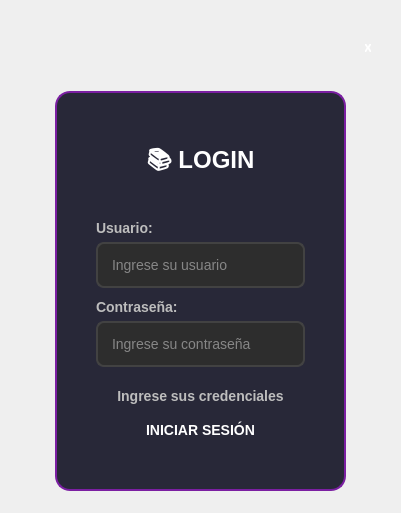
<?xml version="1.0" encoding="UTF-8"?>
<ui version="4.0">
 <class>MainWindow</class>
 <widget class="QMainWindow" name="MainWindow">
  <property name="geometry">
   <rect>
    <x>0</x>
    <y>0</y>
    <width>401</width>
    <height>513</height>
   </rect>
  </property>
  <property name="windowTitle">
   <string>Sistema Biblioteca - Login</string>
  </property>
  <property name="styleSheet">
   <string notr="true">/* === Estilo general - Tema Oscuro Biblioteca === */
QMainWindow {
    background: qlineargradient(x1:0, y1:0, x2:1, y2:1,
        stop:0 #1a1a2e, stop:1 #16213e);
    color: #e0e0e0;
    font-family: &quot;Segoe UI&quot;, sans-serif;
}

/* Frame principal */
#frame_login {
    background-color: rgba(30, 30, 46, 0.95);
    border-radius: 15px;
    border: 2px solid #7b1fa2;
    padding: 30px;
}

/* Frame superior */
#frame_superior {
    background-color: transparent;
    border: none;
}

/* Labels */
QLabel {
    color: #bdbdbd;
    font-weight: 500;
    font-size: 14px;
}

#label_titulo {
    color: #ffffff;
    font-size: 24px;
    font-weight: bold;
    background: qlineargradient(x1:0, y1:0, x2:1, y2:0,
        stop:0 #9c27b0, stop:1 #7b1fa2);
    padding: 10px;
    border-radius: 8px;
}

/* Campos de texto */
QLineEdit {
    background-color: #2d2d2d;
    color: #e0e0e0;
    border: 2px solid #424242;
    border-radius: 8px;
    padding: 12px;
    font-size: 14px;
    selection-background-color: #7b1fa2;
}

QLineEdit:focus {
    border: 2px solid #7b1fa2;
    background-color: #333333;
}

QLineEdit:placeholder {
    color: #666666;
}

/* Botones */
QPushButton {
    border: none;
    border-radius: 8px;
    padding: 12px;
    font-weight: 600;
    font-size: 14px;
}

#boton_login {
    background: qlineargradient(x1:0, y1:0, x2:1, y2:0,
        stop:0 #9c27b0, stop:1 #7b1fa2);
    color: white;
}

#boton_login:hover {
    background: qlineargradient(x1:0, y1:0, x2:1, y2:0,
        stop:0 #ab47bc, stop:1 #8e24aa);
}

#boton_login:pressed {
    background: qlineargradient(x1:0, y1:0, x2:1, y2:0,
        stop:0 #7b1fa2, stop:1 #6a1b9a);
}

#boton_salir {
    background: qlineargradient(x1:0, y1:0, x2:1, y2:0,
        stop:0 #ef5350, stop:1 #c62828);
    color: white;
}

#boton_salir:hover {
    background: qlineargradient(x1:0, y1:0, x2:1, y2:0,
        stop:0 #f44336, stop:1 #d32f2f);
}

#boton_salir:pressed {
    background: qlineargradient(x1:0, y1:0, x2:1, y2:0,
        stop:0 #c62828, stop:1 #b71c1c);
}</string>
  </property>
  <widget class="QWidget" name="centralwidget">
   <layout class="QGridLayout" name="gridLayout" columnstretch="0,1,0" columnminimumwidth="0,0,0">
    <item row="0" column="0" colspan="3">
     <widget class="QFrame" name="frame_superior">
      <property name="maximumSize">
       <size>
        <width>16777215</width>
        <height>50</height>
       </size>
      </property>
      <layout class="QHBoxLayout" name="horizontalLayout">
       <item>
        <spacer name="horizontalSpacer">
         <property name="orientation">
          <enum>Qt::Horizontal</enum>
         </property>
         <property name="sizeHint" stdset="0">
          <size>
           <width>20</width>
           <height>20</height>
          </size>
         </property>
        </spacer>
       </item>
       <item>
        <widget class="QPushButton" name="boton_salir">
         <property name="minimumSize">
          <size>
           <width>30</width>
           <height>32</height>
          </size>
         </property>
         <property name="maximumSize">
          <size>
           <width>30</width>
           <height>30</height>
          </size>
         </property>
         <property name="text">
          <string>X</string>
         </property>
        </widget>
       </item>
      </layout>
     </widget>
    </item>
    <item row="1" column="0">
     <spacer name="horizontalSpacer_2">
      <property name="orientation">
       <enum>Qt::Horizontal</enum>
      </property>
      <property name="sizeHint" stdset="0">
       <size>
        <width>40</width>
        <height>20</height>
       </size>
      </property>
     </spacer>
    </item>
    <item row="1" column="1">
     <widget class="QFrame" name="frame_login">
      <property name="maximumSize">
       <size>
        <width>350</width>
        <height>400</height>
       </size>
      </property>
      <layout class="QVBoxLayout" name="verticalLayout_2">
       <item>
        <widget class="QLabel" name="label_titulo">
         <property name="text">
          <string>📚 LOGIN</string>
         </property>
         <property name="alignment">
          <set>Qt::AlignCenter</set>
         </property>
        </widget>
       </item>
       <item>
        <spacer name="verticalSpacer_2">
         <property name="orientation">
          <enum>Qt::Vertical</enum>
         </property>
         <property name="sizeHint" stdset="0">
          <size>
           <width>20</width>
           <height>30</height>
          </size>
         </property>
        </spacer>
       </item>
       <item>
        <widget class="QLabel" name="label_usuario">
         <property name="text">
          <string>Usuario:</string>
         </property>
        </widget>
       </item>
       <item>
        <widget class="QLineEdit" name="usuario_login">
         <property name="placeholderText">
          <string>Ingrese su usuario</string>
         </property>
        </widget>
       </item>
       <item>
        <spacer name="verticalSpacer_3">
         <property name="orientation">
          <enum>Qt::Vertical</enum>
         </property>
         <property name="sizeHint" stdset="0">
          <size>
           <width>20</width>
           <height>15</height>
          </size>
         </property>
        </spacer>
       </item>
       <item>
        <widget class="QLabel" name="label_password">
         <property name="text">
          <string>Contraseña:</string>
         </property>
        </widget>
       </item>
       <item>
        <widget class="QLineEdit" name="password_login">
         <property name="echoMode">
          <enum>QLineEdit::Password</enum>
         </property>
         <property name="placeholderText">
          <string>Ingrese su contraseña</string>
         </property>
        </widget>
       </item>
       <item>
        <spacer name="verticalSpacer_4">
         <property name="orientation">
          <enum>Qt::Vertical</enum>
         </property>
         <property name="sizeHint" stdset="0">
          <size>
           <width>20</width>
           <height>25</height>
          </size>
         </property>
        </spacer>
       </item>
       <item>
        <widget class="QLabel" name="label_mensaje">
         <property name="text">
          <string>Ingrese sus credenciales</string>
         </property>
         <property name="alignment">
          <set>Qt::AlignCenter</set>
         </property>
        </widget>
       </item>
       <item>
        <spacer name="verticalSpacer_5">
         <property name="orientation">
          <enum>Qt::Vertical</enum>
         </property>
         <property name="sizeHint" stdset="0">
          <size>
           <width>20</width>
           <height>10</height>
          </size>
         </property>
        </spacer>
       </item>
       <item>
        <widget class="QPushButton" name="boton_login">
         <property name="text">
          <string>INICIAR SESIÓN</string>
         </property>
        </widget>
       </item>
      </layout>
     </widget>
    </item>
    <item row="1" column="2">
     <spacer name="horizontalSpacer_3">
      <property name="orientation">
       <enum>Qt::Horizontal</enum>
      </property>
      <property name="sizeHint" stdset="0">
       <size>
        <width>40</width>
        <height>20</height>
       </size>
      </property>
     </spacer>
    </item>
   </layout>
  </widget>
 </widget>
 <resources/>
 <connections/>
</ui>
